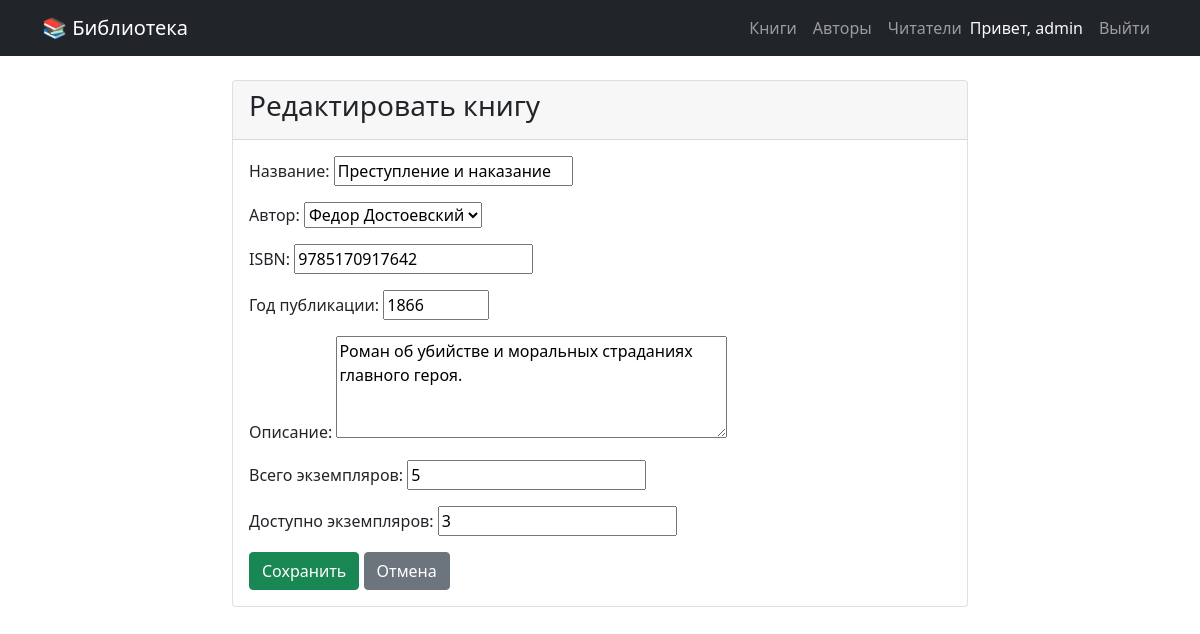
Screenshot of /books/1/edit/ (signed in) with the database file from the repository.
### library/models.py (models this page shows, shortened)
class Book(models.Model):
    title = models.CharField('Название', max_length=200)
    author = models.ForeignKey(Author, on_delete=models.CASCADE, verbose_name='Автор', related_name='books')
    isbn = models.CharField('ISBN', max_length=13, unique=True)
    publication_year = models.IntegerField('Год публикации')
    description = models.TextField('Описание', blank=True)
    total_copies = models.IntegerField('Всего экземпляров', default=1)
    available_copies = models.IntegerField('Доступно экземпляров', default=1)
    created_at = models.DateTimeField('Дата добавления', auto_now_add=True)
    class Meta:
        verbose_name = 'Книга'
        verbose_name_plural = 'Книги'

### library/views.py (the view)
# urls.py: path('books/<int:pk>/edit/', views.book_edit_view, name='book_edit'),
@login_required
@user_passes_test(is_admin)
def book_edit_view(request, pk):
    book = get_object_or_404(Book, pk=pk)
    if request.method == 'POST':
        form = BookForm(request.POST, instance=book)
        if form.is_valid():
            form.save()
            messages.success(request, 'Книга успешно обновлена!')
            return redirect('library:book_detail', pk=book.pk)
    else:
        form = BookForm(instance=book)
    return render(request, 'library/book_form.html', {'form': form, 'title': 'Редактировать книгу'})

### library/forms.py (shortened to what this page needs)
class BookForm(forms.ModelForm):
    class Meta:
        model = Book
        fields = ['title', 'author', 'isbn', 'publication_year', 'description', 'total_copies', 'available_copies']
        widgets = {
            'description': forms.Textarea(attrs={'rows': 4}),
            'publication_year': forms.NumberInput(attrs={'min': 1800, 'max': 2026}),
        }

### library/models.py (called while the page is built)
    def __str__(self):
        return f"{self.first_name} {self.last_name}"

### library/views.py (called while the page is built)
def is_admin(user):
    return user.is_authenticated and (user.is_superuser or user.groups.filter(name='Администратор').exists())

### library/templates/library/book_form.html (shortened to what this page needs)
{% extends 'library/base.html' %}
{% block content %}
<div class="row justify-content-center">
    <div class="col-md-8">
        <div class="card">
            <div class="card-header">
                <h3>{{ title }}</h3>
            </div>
            <div class="card-body">
                <form method="post">
                    {{ form.as_p }}
                    <button type="submit" class="btn btn-success">Сохранить</button>
                    <a href="{% url 'library:book_list' %}" class="btn btn-secondary">Отмена</a>
                </form>
            </div>
        </div>
    </div>
</div>
{% endblock %}

### library/templates/library/base.html (shortened to what this page needs)
<!DOCTYPE html>
<html lang="ru">
<head>
    <link href="https://cdn.jsdelivr.net/npm/bootstrap@5.1.3/dist/css/bootstrap.min.css" rel="stylesheet">
</head>
<body>
    <nav class="navbar navbar-expand-lg navbar-dark bg-dark">
        <div class="container">
            <a class="navbar-brand" href="{% url 'library:home' %}">📚 Библиотека</a>
            <div class="navbar-nav ms-auto">
                <a class="nav-link" href="{% url 'library:book_list' %}">Книги</a>
                <a class="nav-link" href="{% url 'library:author_list' %}">Авторы</a>
                <a class="nav-link" href="{% url 'library:reader_list' %}">Читатели</a>
                {% if user.is_authenticated %}
                    <span class="navbar-text text-light me-2">Привет, {{ user.username }}</span>
                    <a class="nav-link" href="{% url 'library:logout' %}">Выйти</a>
                {% else %}
                    <a class="nav-link" href="{% url 'library:login' %}">Войти</a>
                    <a class="nav-link" href="{% url 'library:register' %}">Регистрация</a>
                {% endif %}
            </div>
        </div>
    </nav>
    <div class="container mt-4">
        {% block content %}
        {% endblock %}
    </div>
</body>
</html>

### rows the page displays
Book: title "Преступление и наказание", author "Федор Достоевский", isbn "9785170917642", publication_year "1866", description "Роман об убийстве и моральных страданиях главного героя.", total_copies "5", available_copies "3"

### other values shown
{{ user.username }} "admin"
{{ title }} "Редактировать книгу"
